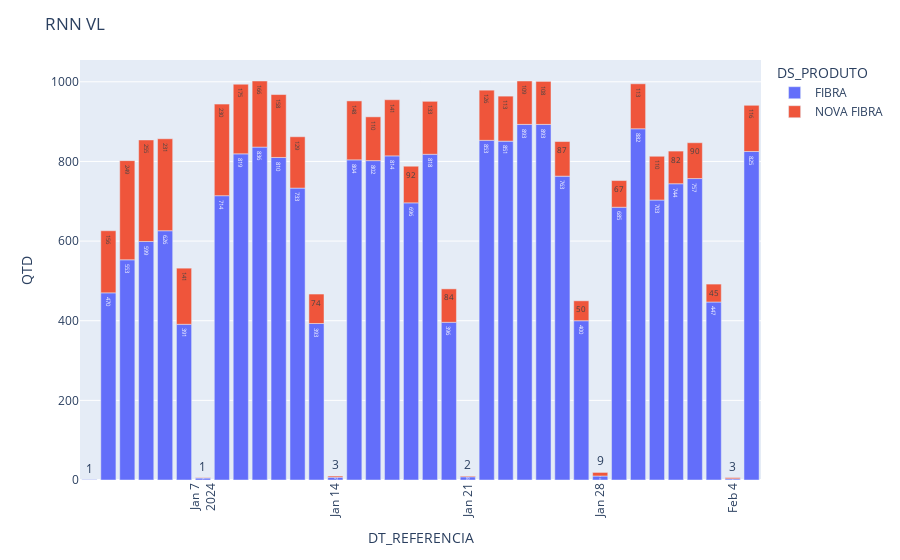
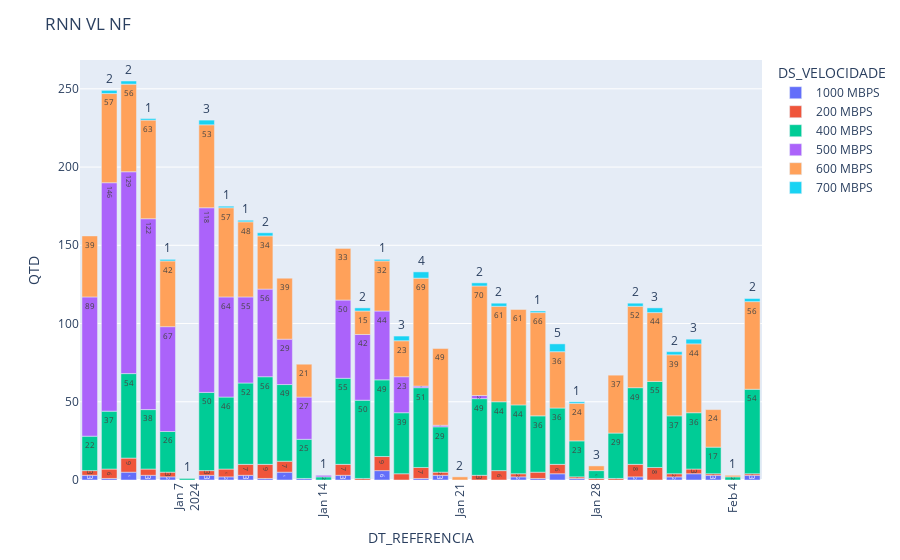
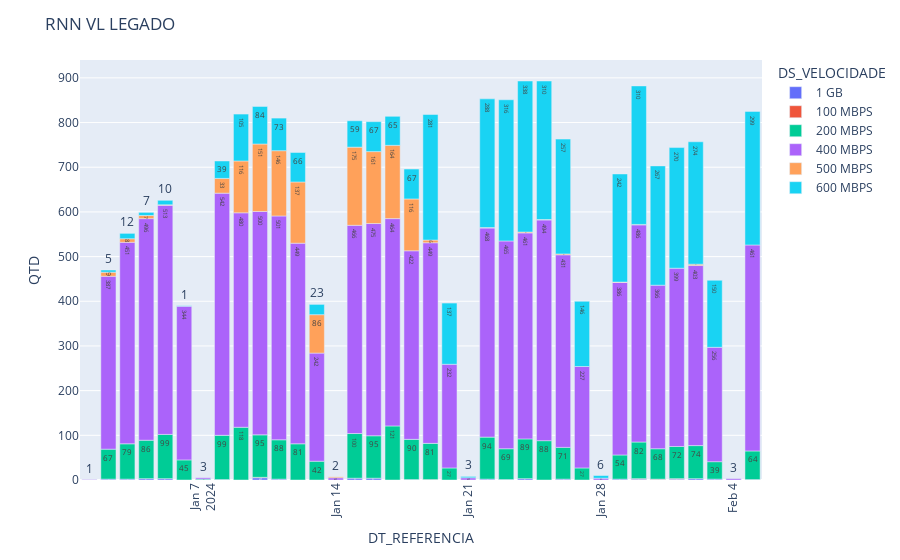

The code cell stored with these charts, in order, in its notebook:
### Markdown cell above
# RNN

### Code cell
df_vl_real_RNN = df_vl_real2.query('DS_GESTAO_REGIONAL_CANAL == "RNN"')
df_vl_real_RNN2 = df_vl_real_RNN.groupby(['DS_TIPO', 'DS_PRODUTO', 'DT_REFERENCIA']).agg({'QTD': 'sum'}).reset_index()

fig3 = px.bar(df_vl_real_RNN2, 
             x='DT_REFERENCIA', 
             y='QTD',
             color='DS_PRODUTO',
             text_auto=True)
fig3.update_layout(title='RNN VL')
fig3.update_xaxes(tickangle=-90)
fig3.show()

df_vl_NF_real_RNN = df_vl_real2.query('DS_GESTAO_REGIONAL_CANAL == "RNN" and DS_PRODUTO == "NOVA FIBRA" ')
df_vl_NF_real_RNN2 = df_vl_NF_real_RNN.groupby(['DS_TIPO', 'DS_PRODUTO', 'DS_VELOCIDADE', 'DT_REFERENCIA']).agg({'QTD': 'sum'}).reset_index()

df_vl_LEG_real_RNN = df_vl_real2.query('DS_GESTAO_REGIONAL_CANAL == "RNN" and DS_PRODUTO == "FIBRA" ')
df_vl_LEG_real_RNN2 = df_vl_LEG_real_RNN.groupby(['DS_TIPO', 'DS_PRODUTO', 'DS_VELOCIDADE', 'DT_REFERENCIA']).agg({'QTD': 'sum'}).reset_index()



fig1 = px.bar(df_vl_NF_real_RNN2, 
             x='DT_REFERENCIA', 
             y='QTD',
             color='DS_VELOCIDADE',
             text_auto=True)
fig1.update_layout(title='RNN VL NF')
fig1.update_xaxes(tickangle=-90)
fig1.show()

df_vl_LEG_real_RNN = df_vl_real2.query('DS_GESTAO_REGIONAL_CANAL == "RNN" and DS_PRODUTO == "FIBRA" ')
df_vl_LEG_real_RNN2 = df_vl_LEG_real_RNN.groupby(['DS_TIPO', 'DS_PRODUTO', 'DS_VELOCIDADE', 'DT_REFERENCIA']).agg({'QTD': 'sum'}).reset_index()

fig2 = px.bar(df_vl_LEG_real_RNN2, 
             x='DT_REFERENCIA', 
             y='QTD',
             color='DS_VELOCIDADE',
             text_auto=True)
fig2.update_layout(title='RNN VL LEGADO')
fig2.update_xaxes(tickangle=-90)
fig2.show()

### Figure 1 — Plotly figure (JSON) as saved in the notebook; plotly's stock layout.template omitted (floating-point values rounded to 4 significant figures)
{"data": [{"alignmentgroup": "True", "hovertemplate": "DS_PRODUTO=FIBRA<br>DT_REFERENCIA=%{x}<br>QTD=%{y}<extra></extra>", "legendgroup": "FIBRA", "marker": {"color": "#636efa", "pattern": {"shape": ""}}, "name": "FIBRA", "offsetgroup": "FIBRA", "orientation": "v", "showlegend": true, "textposition": "auto", "texttemplate": "%{y}", "type": "bar", "x": ["2024-01-01T00:00:00", "2024-01-02T00:00:00", "2024-01-03T00:00:00", "2024-01-04T00:00:00", "2024-01-05T00:00:00", "2024-01-06T00:00:00", "2024-01-07T00:00:00", "2024-01-08T00:00:00", "2024-01-09T00:00:00", "2024-01-10T00:00:00", "2024-01-11T00:00:00", "2024-01-12T00:00:00", "2024-01-13T00:00:00", "2024-01-14T00:00:00", "2024-01-15T00:00:00", "2024-01-16T00:00:00", "2024-01-17T00:00:00", "2024-01-18T00:00:00", "2024-01-19T00:00:00", "2024-01-20T00:00:00", "2024-01-21T00:00:00", "2024-01-22T00:00:00", "2024-01-23T00:00:00", "2024-01-24T00:00:00", "2024-01-25T00:00:00", "2024-01-26T00:00:00", "2024-01-27T00:00:00", "2024-01-28T00:00:00", "2024-01-29T00:00:00", "2024-01-30T00:00:00", "2024-01-31T00:00:00", "2024-02-01T00:00:00", "2024-02-02T00:00:00", "2024-02-03T00:00:00", "2024-02-04T00:00:00", "2024-02-05T00:00:00"], "xaxis": "x", "y": [1, 470, 553, 599, 626, 391, 5, 714, 819, 836, 810, 733, 393, 7, 804, 802, 814, 696, 818, 396, 8, 853, 851, 893, 893, 763, 400, 10, 685, 882, 703, 744, 757, 447, 3, 825], "yaxis": "y"}, {"alignmentgroup": "True", "hovertemplate": "DS_PRODUTO=NOVA FIBRA<br>DT_REFERENCIA=%{x}<br>QTD=%{y}<extra></extra>", "legendgroup": "NOVA FIBRA", "marker": {"color": "#EF553B", "pattern": {"shape": ""}}, "name": "NOVA FIBRA", "offsetgroup": "NOVA FIBRA", "orientation": "v", "showlegend": true, "textposition": "auto", "texttemplate": "%{y}", "type": "bar", "x": ["2024-01-02T00:00:00", "2024-01-03T00:00:00", "2024-01-04T00:00:00", "2024-01-05T00:00:00", "2024-01-06T00:00:00", "2024-01-07T00:00:00", "2024-01-08T00:00:00", "2024-01-09T00:00:00", "2024-01-10T00:00:00", "2024-01-11T00:00:00", "2024-01-12T00:00:00", "2024-01-13T00:00:00", "2024-01-14T00:00:00", "2024-01-15T00:00:00", "2024-01-16T00:00:00", "2024-01-17T00:00:00", "2024-01-18T00:00:00", "2024-01-19T00:00:00", "2024-01-20T00:00:00", "2024-01-21T00:00:00", "2024-01-22T00:00:00", "2024-01-23T00:00:00", "2024-01-24T00:00:00", "2024-01-25T00:00:00", "2024-01-26T00:00:00", "2024-01-27T00:00:00", "2024-01-28T00:00:00", "2024-01-29T00:00:00", "2024-01-30T00:00:00", "2024-01-31T00:00:00", "2024-02-01T00:00:00", "2024-02-02T00:00:00", "2024-02-03T00:00:00", "2024-02-04T00:00:00", "2024-02-05T00:00:00"], "xaxis": "x", "y": [156, 249, 255, 231, 141, 1, 230, 175, 166, 158, 129, 74, 3, 148, 110, 141, 92, 133, 84, 2, 126, 113, 109, 108, 87, 50, 9, 67, 113, 110, 82, 90, 45, 3, 116], "yaxis": "y"}], "layout": {"barmode": "relative", "legend": {"title": {"text": "DS_PRODUTO"}, "tracegroupgap": 0}, "margin": {"t": 60}, "title": {"text": "RNN VL"}, "xaxis": {"anchor": "y", "domain": [0, 1], "tickangle": -90, "title": {"text": "DT_REFERENCIA"}}, "yaxis": {"anchor": "x", "domain": [0, 1], "title": {"text": "QTD"}}}}

### Figure 2 — Plotly figure (JSON) as saved in the notebook; plotly's stock layout.template omitted (floating-point values rounded to 4 significant figures)
{"data": [{"alignmentgroup": "True", "hovertemplate": "DS_VELOCIDADE=1000 MBPS<br>DT_REFERENCIA=%{x}<br>QTD=%{y}<extra></extra>", "legendgroup": "1000 MBPS", "marker": {"color": "#636efa", "pattern": {"shape": ""}}, "name": "1000 MBPS", "offsetgroup": "1000 MBPS", "orientation": "v", "showlegend": true, "textposition": "auto", "texttemplate": "%{y}", "type": "bar", "x": ["2024-01-02T00:00:00", "2024-01-03T00:00:00", "2024-01-04T00:00:00", "2024-01-05T00:00:00", "2024-01-06T00:00:00", "2024-01-08T00:00:00", "2024-01-09T00:00:00", "2024-01-10T00:00:00", "2024-01-11T00:00:00", "2024-01-12T00:00:00", "2024-01-13T00:00:00", "2024-01-15T00:00:00", "2024-01-17T00:00:00", "2024-01-19T00:00:00", "2024-01-20T00:00:00", "2024-01-24T00:00:00", "2024-01-25T00:00:00", "2024-01-26T00:00:00", "2024-01-27T00:00:00", "2024-01-30T00:00:00", "2024-02-01T00:00:00", "2024-02-02T00:00:00", "2024-02-03T00:00:00", "2024-02-05T00:00:00"], "xaxis": "x", "y": [3, 1, 5, 3, 2, 3, 2, 3, 1, 5, 1, 3, 6, 1, 3, 2, 1, 4, 1, 2, 2, 4, 3, 3], "yaxis": "y"}, {"alignmentgroup": "True", "hovertemplate": "DS_VELOCIDADE=200 MBPS<br>DT_REFERENCIA=%{x}<br>QTD=%{y}<extra></extra>", "legendgroup": "200 MBPS", "marker": {"color": "#EF553B", "pattern": {"shape": ""}}, "name": "200 MBPS", "offsetgroup": "200 MBPS", "orientation": "v", "showlegend": true, "textposition": "auto", "texttemplate": "%{y}", "type": "bar", "x": ["2024-01-02T00:00:00", "2024-01-03T00:00:00", "2024-01-04T00:00:00", "2024-01-05T00:00:00", "2024-01-06T00:00:00", "2024-01-08T00:00:00", "2024-01-09T00:00:00", "2024-01-10T00:00:00", "2024-01-11T00:00:00", "2024-01-12T00:00:00", "2024-01-15T00:00:00", "2024-01-16T00:00:00", "2024-01-17T00:00:00", "2024-01-18T00:00:00", "2024-01-19T00:00:00", "2024-01-20T00:00:00", "2024-01-22T00:00:00", "2024-01-23T00:00:00", "2024-01-24T00:00:00", "2024-01-25T00:00:00", "2024-01-26T00:00:00", "2024-01-27T00:00:00", "2024-01-28T00:00:00", "2024-01-29T00:00:00", "2024-01-30T00:00:00", "2024-01-31T00:00:00", "2024-02-01T00:00:00", "2024-02-02T00:00:00", "2024-02-03T00:00:00", "2024-02-05T00:00:00"], "xaxis": "x", "y": [3, 6, 9, 4, 3, 3, 5, 7, 9, 7, 7, 1, 9, 4, 7, 2, 3, 6, 2, 4, 6, 1, 1, 1, 8, 8, 2, 3, 1, 1], "yaxis": "y"}, {"alignmentgroup": "True", "hovertemplate": "DS_VELOCIDADE=400 MBPS<br>DT_REFERENCIA=%{x}<br>QTD=%{y}<extra></extra>", "legendgroup": "400 MBPS", "marker": {"color": "#00cc96", "pattern": {"shape": ""}}, "name": "400 MBPS", "offsetgroup": "400 MBPS", "orientation": "v", "showlegend": true, "textposition": "auto", "texttemplate": "%{y}", "type": "bar", "x": ["2024-01-02T00:00:00", "2024-01-03T00:00:00", "2024-01-04T00:00:00", "2024-01-05T00:00:00", "2024-01-06T00:00:00", "2024-01-07T00:00:00", "2024-01-08T00:00:00", "2024-01-09T00:00:00", "2024-01-10T00:00:00", "2024-01-11T00:00:00", "2024-01-12T00:00:00", "2024-01-13T00:00:00", "2024-01-14T00:00:00", "2024-01-15T00:00:00", "2024-01-16T00:00:00", "2024-01-17T00:00:00", "2024-01-18T00:00:00", "2024-01-19T00:00:00", "2024-01-20T00:00:00", "2024-01-22T00:00:00", "2024-01-23T00:00:00", "2024-01-24T00:00:00", "2024-01-25T00:00:00", "2024-01-26T00:00:00", "2024-01-27T00:00:00", "2024-01-28T00:00:00", "2024-01-29T00:00:00", "2024-01-30T00:00:00", "2024-01-31T00:00:00", "2024-02-01T00:00:00", "2024-02-02T00:00:00", "2024-02-03T00:00:00", "2024-02-04T00:00:00", "2024-02-05T00:00:00"], "xaxis": "x", "y": [22, 37, 54, 38, 26, 1, 50, 46, 52, 56, 49, 25, 2, 55, 50, 49, 39, 51, 29, 49, 44, 44, 36, 36, 23, 5, 29, 49, 55, 37, 36, 17, 2, 54], "yaxis": "y"}, {"alignmentgroup": "True", "hovertemplate": "DS_VELOCIDADE=500 MBPS<br>DT_REFERENCIA=%{x}<br>QTD=%{y}<extra></extra>", "legendgroup": "500 MBPS", "marker": {"color": "#ab63fa", "pattern": {"shape": ""}}, "name": "500 MBPS", "offsetgroup": "500 MBPS", "orientation": "v", "showlegend": true, "textposition": "auto", "texttemplate": "%{y}", "type": "bar", "x": ["2024-01-02T00:00:00", "2024-01-03T00:00:00", "2024-01-04T00:00:00", "2024-01-05T00:00:00", "2024-01-06T00:00:00", "2024-01-08T00:00:00", "2024-01-09T00:00:00", "2024-01-10T00:00:00", "2024-01-11T00:00:00", "2024-01-12T00:00:00", "2024-01-13T00:00:00", "2024-01-14T00:00:00", "2024-01-15T00:00:00", "2024-01-16T00:00:00", "2024-01-17T00:00:00", "2024-01-18T00:00:00", "2024-01-19T00:00:00", "2024-01-20T00:00:00", "2024-01-22T00:00:00"], "xaxis": "x", "y": [89, 146, 129, 122, 67, 118, 64, 55, 56, 29, 27, 1, 50, 42, 44, 23, 1, 1, 2], "yaxis": "y"}, {"alignmentgroup": "True", "hovertemplate": "DS_VELOCIDADE=600 MBPS<br>DT_REFERENCIA=%{x}<br>QTD=%{y}<extra></extra>", "legendgroup": "600 MBPS", "marker": {"color": "#FFA15A", "pattern": {"shape": ""}}, "name": "600 MBPS", "offsetgroup": "600 MBPS", "orientation": "v", "showlegend": true, "textposition": "auto", "texttemplate": "%{y}", "type": "bar", "x": ["2024-01-02T00:00:00", "2024-01-03T00:00:00", "2024-01-04T00:00:00", "2024-01-05T00:00:00", "2024-01-06T00:00:00", "2024-01-08T00:00:00", "2024-01-09T00:00:00", "2024-01-10T00:00:00", "2024-01-11T00:00:00", "2024-01-12T00:00:00", "2024-01-13T00:00:00", "2024-01-15T00:00:00", "2024-01-16T00:00:00", "2024-01-17T00:00:00", "2024-01-18T00:00:00", "2024-01-19T00:00:00", "2024-01-20T00:00:00", "2024-01-21T00:00:00", "2024-01-22T00:00:00", "2024-01-23T00:00:00", "2024-01-24T00:00:00", "2024-01-25T00:00:00", "2024-01-26T00:00:00", "2024-01-27T00:00:00", "2024-01-28T00:00:00", "2024-01-29T00:00:00", "2024-01-30T00:00:00", "2024-01-31T00:00:00", "2024-02-01T00:00:00", "2024-02-02T00:00:00", "2024-02-03T00:00:00", "2024-02-04T00:00:00", "2024-02-05T00:00:00"], "xaxis": "x", "y": [39, 57, 56, 63, 42, 53, 57, 48, 34, 39, 21, 33, 15, 32, 23, 69, 49, 2, 70, 61, 61, 66, 36, 24, 3, 37, 52, 44, 39, 44, 24, 1, 56], "yaxis": "y"}, {"alignmentgroup": "True", "hovertemplate": "DS_VELOCIDADE=700 MBPS<br>DT_REFERENCIA=%{x}<br>QTD=%{y}<extra></extra>", "legendgroup": "700 MBPS", "marker": {"color": "#19d3f3", "pattern": {"shape": ""}}, "name": "700 MBPS", "offsetgroup": "700 MBPS", "orientation": "v", "showlegend": true, "textposition": "auto", "texttemplate": "%{y}", "type": "bar", "x": ["2024-01-03T00:00:00", "2024-01-04T00:00:00", "2024-01-05T00:00:00", "2024-01-06T00:00:00", "2024-01-08T00:00:00", "2024-01-09T00:00:00", "2024-01-10T00:00:00", "2024-01-11T00:00:00", "2024-01-16T00:00:00", "2024-01-17T00:00:00", "2024-01-18T00:00:00", "2024-01-19T00:00:00", "2024-01-22T00:00:00", "2024-01-23T00:00:00", "2024-01-25T00:00:00", "2024-01-26T00:00:00", "2024-01-27T00:00:00", "2024-01-30T00:00:00", "2024-01-31T00:00:00", "2024-02-01T00:00:00", "2024-02-02T00:00:00", "2024-02-05T00:00:00"], "xaxis": "x", "y": [2, 2, 1, 1, 3, 1, 1, 2, 2, 1, 3, 4, 2, 2, 1, 5, 1, 2, 3, 2, 3, 2], "yaxis": "y"}], "layout": {"barmode": "relative", "legend": {"title": {"text": "DS_VELOCIDADE"}, "tracegroupgap": 0}, "margin": {"t": 60}, "title": {"text": "RNN VL NF"}, "xaxis": {"anchor": "y", "domain": [0, 1], "tickangle": -90, "title": {"text": "DT_REFERENCIA"}}, "yaxis": {"anchor": "x", "domain": [0, 1], "title": {"text": "QTD"}}}}

### Figure 3 — Plotly figure (JSON) as saved in the notebook; plotly's stock layout.template omitted (floating-point values rounded to 4 significant figures)
{"data": [{"alignmentgroup": "True", "hovertemplate": "DS_VELOCIDADE=1 GB<br>DT_REFERENCIA=%{x}<br>QTD=%{y}<extra></extra>", "legendgroup": "1 GB", "marker": {"color": "#636efa", "pattern": {"shape": ""}}, "name": "1 GB", "offsetgroup": "1 GB", "orientation": "v", "showlegend": true, "textposition": "auto", "texttemplate": "%{y}", "type": "bar", "x": ["2024-01-02T00:00:00", "2024-01-03T00:00:00", "2024-01-04T00:00:00", "2024-01-05T00:00:00", "2024-01-08T00:00:00", "2024-01-10T00:00:00", "2024-01-11T00:00:00", "2024-01-15T00:00:00", "2024-01-16T00:00:00", "2024-01-18T00:00:00", "2024-01-22T00:00:00", "2024-01-23T00:00:00", "2024-01-24T00:00:00", "2024-01-26T00:00:00", "2024-01-29T00:00:00", "2024-01-30T00:00:00", "2024-01-31T00:00:00", "2024-02-01T00:00:00", "2024-02-02T00:00:00", "2024-02-03T00:00:00", "2024-02-05T00:00:00"], "xaxis": "x", "y": [2, 2, 3, 3, 1, 5, 2, 4, 4, 1, 2, 1, 3, 2, 2, 2, 1, 2, 3, 2, 1], "yaxis": "y"}, {"alignmentgroup": "True", "hovertemplate": "DS_VELOCIDADE=100 MBPS<br>DT_REFERENCIA=%{x}<br>QTD=%{y}<extra></extra>", "legendgroup": "100 MBPS", "marker": {"color": "#EF553B", "pattern": {"shape": ""}}, "name": "100 MBPS", "offsetgroup": "100 MBPS", "orientation": "v", "showlegend": true, "textposition": "auto", "texttemplate": "%{y}", "type": "bar", "x": ["2024-01-10T00:00:00", "2024-01-19T00:00:00", "2024-01-30T00:00:00", "2024-01-31T00:00:00", "2024-02-01T00:00:00"], "xaxis": "x", "y": [1, 1, 1, 1, 1], "yaxis": "y"}, {"alignmentgroup": "True", "hovertemplate": "DS_VELOCIDADE=200 MBPS<br>DT_REFERENCIA=%{x}<br>QTD=%{y}<extra></extra>", "legendgroup": "200 MBPS", "marker": {"color": "#00cc96", "pattern": {"shape": ""}}, "name": "200 MBPS", "offsetgroup": "200 MBPS", "orientation": "v", "showlegend": true, "textposition": "auto", "texttemplate": "%{y}", "type": "bar", "x": ["2024-01-02T00:00:00", "2024-01-03T00:00:00", "2024-01-04T00:00:00", "2024-01-05T00:00:00", "2024-01-06T00:00:00", "2024-01-07T00:00:00", "2024-01-08T00:00:00", "2024-01-09T00:00:00", "2024-01-10T00:00:00", "2024-01-11T00:00:00", "2024-01-12T00:00:00", "2024-01-13T00:00:00", "2024-01-15T00:00:00", "2024-01-16T00:00:00", "2024-01-17T00:00:00", "2024-01-18T00:00:00", "2024-01-19T00:00:00", "2024-01-20T00:00:00", "2024-01-22T00:00:00", "2024-01-23T00:00:00", "2024-01-24T00:00:00", "2024-01-25T00:00:00", "2024-01-26T00:00:00", "2024-01-27T00:00:00", "2024-01-29T00:00:00", "2024-01-30T00:00:00", "2024-01-31T00:00:00", "2024-02-01T00:00:00", "2024-02-02T00:00:00", "2024-02-03T00:00:00", "2024-02-05T00:00:00"], "xaxis": "x", "y": [67, 79, 86, 99, 45, 2, 99, 118, 95, 88, 81, 42, 100, 95, 121, 90, 81, 27, 94, 69, 89, 88, 71, 27, 54, 82, 68, 72, 74, 39, 64], "yaxis": "y"}, {"alignmentgroup": "True", "hovertemplate": "DS_VELOCIDADE=400 MBPS<br>DT_REFERENCIA=%{x}<br>QTD=%{y}<extra></extra>", "legendgroup": "400 MBPS", "marker": {"color": "#ab63fa", "pattern": {"shape": ""}}, "name": "400 MBPS", "offsetgroup": "400 MBPS", "orientation": "v", "showlegend": true, "textposition": "auto", "texttemplate": "%{y}", "type": "bar", "x": ["2024-01-01T00:00:00", "2024-01-02T00:00:00", "2024-01-03T00:00:00", "2024-01-04T00:00:00", "2024-01-05T00:00:00", "2024-01-06T00:00:00", "2024-01-07T00:00:00", "2024-01-08T00:00:00", "2024-01-09T00:00:00", "2024-01-10T00:00:00", "2024-01-11T00:00:00", "2024-01-12T00:00:00", "2024-01-13T00:00:00", "2024-01-14T00:00:00", "2024-01-15T00:00:00", "2024-01-16T00:00:00", "2024-01-17T00:00:00", "2024-01-18T00:00:00", "2024-01-19T00:00:00", "2024-01-20T00:00:00", "2024-01-21T00:00:00", "2024-01-22T00:00:00", "2024-01-23T00:00:00", "2024-01-24T00:00:00", "2024-01-25T00:00:00", "2024-01-26T00:00:00", "2024-01-27T00:00:00", "2024-01-28T00:00:00", "2024-01-29T00:00:00", "2024-01-30T00:00:00", "2024-01-31T00:00:00", "2024-02-01T00:00:00", "2024-02-02T00:00:00", "2024-02-03T00:00:00", "2024-02-04T00:00:00", "2024-02-05T00:00:00"], "xaxis": "x", "y": [1, 387, 451, 496, 513, 344, 3, 542, 480, 500, 501, 449, 242, 5, 466, 475, 464, 422, 449, 232, 5, 468, 465, 461, 494, 431, 227, 4, 386, 486, 366, 399, 403, 256, 3, 461], "yaxis": "y"}, {"alignmentgroup": "True", "hovertemplate": "DS_VELOCIDADE=500 MBPS<br>DT_REFERENCIA=%{x}<br>QTD=%{y}<extra></extra>", "legendgroup": "500 MBPS", "marker": {"color": "#FFA15A", "pattern": {"shape": ""}}, "name": "500 MBPS", "offsetgroup": "500 MBPS", "orientation": "v", "showlegend": true, "textposition": "auto", "texttemplate": "%{y}", "type": "bar", "x": ["2024-01-02T00:00:00", "2024-01-03T00:00:00", "2024-01-04T00:00:00", "2024-01-05T00:00:00", "2024-01-08T00:00:00", "2024-01-09T00:00:00", "2024-01-10T00:00:00", "2024-01-11T00:00:00", "2024-01-12T00:00:00", "2024-01-13T00:00:00", "2024-01-14T00:00:00", "2024-01-15T00:00:00", "2024-01-16T00:00:00", "2024-01-17T00:00:00", "2024-01-18T00:00:00", "2024-01-19T00:00:00", "2024-01-22T00:00:00", "2024-01-24T00:00:00", "2024-01-25T00:00:00", "2024-01-26T00:00:00", "2024-01-29T00:00:00", "2024-01-30T00:00:00", "2024-02-02T00:00:00"], "xaxis": "x", "y": [9, 8, 7, 1, 33, 116, 151, 146, 137, 86, 2, 175, 161, 164, 116, 6, 1, 2, 1, 2, 1, 1, 3], "yaxis": "y"}, {"alignmentgroup": "True", "hovertemplate": "DS_VELOCIDADE=600 MBPS<br>DT_REFERENCIA=%{x}<br>QTD=%{y}<extra></extra>", "legendgroup": "600 MBPS", "marker": {"color": "#19d3f3", "pattern": {"shape": ""}}, "name": "600 MBPS", "offsetgroup": "600 MBPS", "orientation": "v", "showlegend": true, "textposition": "auto", "texttemplate": "%{y}", "type": "bar", "x": ["2024-01-02T00:00:00", "2024-01-03T00:00:00", "2024-01-04T00:00:00", "2024-01-05T00:00:00", "2024-01-06T00:00:00", "2024-01-08T00:00:00", "2024-01-09T00:00:00", "2024-01-10T00:00:00", "2024-01-11T00:00:00", "2024-01-12T00:00:00", "2024-01-13T00:00:00", "2024-01-15T00:00:00", "2024-01-16T00:00:00", "2024-01-17T00:00:00", "2024-01-18T00:00:00", "2024-01-19T00:00:00", "2024-01-20T00:00:00", "2024-01-21T00:00:00", "2024-01-22T00:00:00", "2024-01-23T00:00:00", "2024-01-24T00:00:00", "2024-01-25T00:00:00", "2024-01-26T00:00:00", "2024-01-27T00:00:00", "2024-01-28T00:00:00", "2024-01-29T00:00:00", "2024-01-30T00:00:00", "2024-01-31T00:00:00", "2024-02-01T00:00:00", "2024-02-02T00:00:00", "2024-02-03T00:00:00", "2024-02-05T00:00:00"], "xaxis": "x", "y": [5, 12, 7, 10, 1, 39, 105, 84, 73, 66, 23, 59, 67, 65, 67, 281, 137, 3, 288, 316, 338, 310, 257, 146, 6, 242, 310, 267, 270, 274, 150, 299], "yaxis": "y"}], "layout": {"barmode": "relative", "legend": {"title": {"text": "DS_VELOCIDADE"}, "tracegroupgap": 0}, "margin": {"t": 60}, "title": {"text": "RNN VL LEGADO"}, "xaxis": {"anchor": "y", "domain": [0, 1], "tickangle": -90, "title": {"text": "DT_REFERENCIA"}}, "yaxis": {"anchor": "x", "domain": [0, 1], "title": {"text": "QTD"}}}}
